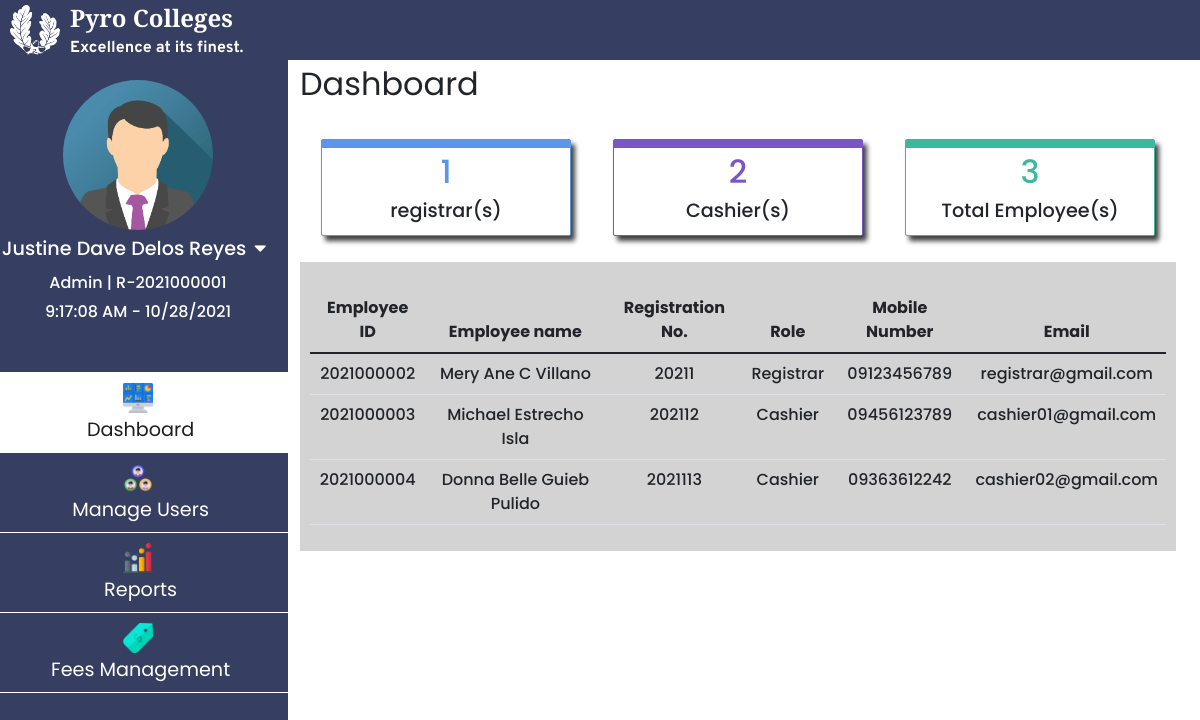
/html/registrar_access.php (signed in), run on the app's committed database.
### tables this page shows
CREATE TABLE `tbl_employee_info` (
  `reg_no` varchar(255) NOT NULL,
  `employee_id` int(20) NOT NULL,
  `role` varchar(20) NOT NULL,
  `firstname` varchar(100) NOT NULL,
  `lastname` varchar(100) NOT NULL,
  `middlename` varchar(100) NOT NULL,
  `sex` varchar(20) NOT NULL,
  `email` varchar(255) NOT NULL,
  `address` longtext NOT NULL,
  `contact_number` varchar(15) NOT NULL,
  `joined_date` varchar(100) NOT NULL
);

### html/registrar_access.php (the view, shortened to what this page needs)
<?php
  require_once '../connection/Config.php';
?>
<!doctype html>
<html lang="en">
  <head>
    <link href="https://cdn.jsdelivr.net/npm/bootstrap@5.1.1/dist/css/bootstrap.min.css" rel="stylesheet">
    <link rel="stylesheet" href="https://pro.fontawesome.com/releases/v5.10.0/css/all.css"/>
    <link rel="stylesheet" type="text/css" href="../css/registrar_access.css?<?php echo time(); ?>" />
    <link rel="stylesheet" href="https://cdnjs.cloudflare.com/ajax/libs/animate.css/4.1.1/animate.min.css"/>
    <link rel="stylesheet" href="https://cdn.linearicons.com/free/1.0.0/icon-font.min.css">
    <link rel="stylesheet" type="text/css" href="https://cdn.datatables.net/v/bs5/dt-1.11.3/b-2.0.1/datatables.min.css"/>
  </head>
  <body>
    <div class="nav__bar">
      <div class="nav__bar_two">
      <img src="../images/logo.png" alt="">
          <div class="nav__bar_two_text">
              <span>Pyro Colleges</span>
              <p>Excellence at its finest.</p>
          </div>
      </div>
    </div>
    <div class="row">
      <div class="col left-tab">
        <div class="upper-left-tab">
            <img src="..\images\registrar_img\sample_registrar_pic.png" alt="">
            <p class="reg__name" style="font-size: 1.2rem;"><?= $_SESSION['fullname'];?><i class="fas fa-caret-down mx-2" onclick="profile_link_show()"></i></p>
            <p class="reg__name" id="roleId"><?= $_SESSION['role'];?> | R-<?= $_SESSION['employeeId'];?></p>
            <p class="reg__name" id="reg-date-time"></p>
        </div>
            <div class="nav flex-column nav-pills pl-2 mt-5 align-middle" id="v-pills-tab" role="tablist" aria-orientation="vertical">
                <a class="nav-link active main__" id="v-pills-dashboard-tab" data-toggle="pill" href="#v-pills-dashboard" role="tab" aria-controls="v-pills-dashboard" aria-selected="true"><img src="../images/icons/dashboard.png" width="30px" height="30px" class="d-block mx-auto mb-1">&nbsp;Dashboard</a>
                <a class="nav-link main__" id="v-pills-manage-users-tab" data-toggle="pill" href="#v-pills-manage-users" role="tab" aria-controls="v-pills-manage-users" aria-selected="false"><img src="../images/icons/manage_users.png" width="30px" height="30px" class="d-block mx-auto mb-1">&nbsp;Manage Users</a>
                <a class="nav-link main__" id="v-pills-reports-tab" data-toggle="pill" href="#v-pills-reports" role="tab" aria-controls="v-pills-reports" aria-selected="false"><img src="../images/icons/reports.png" width="30px" height="30px" class="d-block mx-auto mb-1">&nbsp;Reports</a>
                <a class="nav-link main__" id="v-pills-fees-tab" data-toggle="pill" href="#v-pills-fees" role="tab" aria-controls="v-pills-fees" aria-selected="false"><img src="../images/icons/fees_management.png" width="30px" height="30px" class="d-block mx-auto mb-1">&nbsp;Fees Management</a>
            </div>
        </div>
        <div class="col-sm right-tab">
          <div class="tab-content" id="v-pills-tabContent">
            <div class="tab-pane fade show active" id="v-pills-dashboard" role="tabpanel" aria-labelledby="v-pills-dashboard-tab">
              <p class="title_tab_universal" >Dashboard</p>
            <div class="dashBoardforAdmin">
            <div class="studentCountBoxContainer">
            <div class="employeeCountBox mb-3 d-block mx-auto" id="">
                      <span class="lnr lnr-users text-center py-1"></span>
                    <div class="employeeCounter">
                      <h2>
                        <?php
                          $sql = "SELECT `role`FROM `tbl_employee_info` WHERE `role` = 'Registrar'";
                          $statement = $con->prepare($sql);
                          $statement->execute();
                          $result = $statement->get_result();
                          $count = mysqli_num_rows($result);
                          echo $count;
                        ?>
                      </h2>
                        <h3>
                          registrar(s)
                        </h3>
                    </div>
                  </div>
            <div class="employeeCountBox mb-3 d-block mx-auto" id="">
              <span class="lnr lnr-users text-center py-1"></span>
            <div class="employeeCounter">
              <h2>
                <?php
                  $sql = "SELECT `role`FROM `tbl_employee_info` WHERE `role` = 'Cashier'";
                  $statement = $con->prepare($sql);
                  $statement->execute();
                  $result = $statement->get_result();
                  $count = mysqli_num_rows($result);
                  echo $count;
                ?>
              </h2>
                <h3>
                  Cashier(s)
                </h3>
            </div>
          </div>
          <div class="employeeCountBox mb-3 d-block mx-auto" id="">
            <span class="lnr lnr-users text-center py-1"></span>
          <div class="employeeCounter">
            <h2>
              <?php
                $sql = "SELECT * FROM tbl_employee_info";
                $statement = $con->prepare($sql);
                $statement->execute();
                $result = $statement->get_result();
                $count = mysqli_num_rows($result);
                echo $count;
              ?>
            </h2>
              <h3>
                Total Employee(s)
              </h3>
          </div>
        </div>
        </div>
                  <div class="universal_bg_gray_table">
                     <div class="table__dashboard mt-3" id="table_dashboard_id">
                       <table class="table">
                           <thead class="thead-light">
                             <tr>
                               <th scope="col">Employee ID</th>
                               <th scope="col">Employee name</th>
                               <th scope="col">Registration No.</th>
                               <th scope="col">Role</th>
                               <th scope="col">Mobile Number</th>
                               <th scope="col">Email</th>
                             </tr>
                           </thead>
                           <tbody id="registrarDash">
                           <?php
                            $sql ="SELECT reg_no, employee_id, role, CONCAT(firstname,' ',middlename,' ',lastname) AS fullname,  email, contact_number
                            FROM tbl_employee_info";
                            $stmt = $con->prepare($sql);
                            $stmt->execute();
                            $res = $stmt->get_result();
                            $count = $res->num_rows;
                            ?>
                            <?php
                            if($count > 0){
                            while($data = $res->fetch_assoc()){?>
                            <tr class="text-center">
                                <td><?=$data['employee_id'];?></td>
                                <td><?=$data['fullname'];?></td>
                                <td><?=$data['reg_no'];?></td>
                                <td><?=$data['role'];?></td>
                                <td><?=$data['contact_number'];?></td>
                                <td><?=$data['email'];?></td>
                            </tr>
                            <?php }?>
                            <?php }else{?>
                            <tr>
                                <td><?php echo "No Records"?></td>
                            </tr>
                            <?php }
                            ?>
                           </tbody>
                         </table>
                       </div>
                 </div>
                </div>
          </div>
          </div>
        </div>
    </div>
  </body>
</html>

### css/registrar_access.css (style rules this page uses)
:root { font-size: 16px; --black-color: rgb(31, 29, 28); --white-color: #FFFFFF; --blue-color: #56A8CBFF; --green-color: #3bb9a0; --input-background-color: rgb(194, 207, 219); --font-school-name: 'Zilla Slab', serif; --font-tagline: 'Overpass', sans-serif; }
* { font-family: 'Poppins', sans-serif; margin: 0; padding: 0; box-sizing: border-box; }
.nav__bar { width: 100%; height: 60px; background: #363e61; color: white; display: flex; justify-content: center; flex-direction: column; margin: 0; transition: 300ms ease; position: fixed; z-index: 1000; }
.nav__bar .nav__bar_two img { width: 50px; height: 50px; margin: 0 10px; }
.nav__bar .nav__bar_two { display: flex; align-items: center; }
.nav__bar .nav__bar_two .nav__bar_two_text span { display: block; font-family: var(--font-school-name); font-size: 1.5rem; font-weight: bold; color: var(--white-color); margin-top: 10px; }
.nav__bar .nav__bar_two .nav__bar_two_text p { font-family: var(--font-tagline); color: var(--white-color); font-weight: bold; margin-bottom: 10px; }
.row { width: 100%; }
.left-tab { padding: 0; top: 0; bottom: 0; overflow-y: auto; max-width: 300px; position: fixed; margin-top: 60px; background-color: #363e61; color: var(--white-color); z-index: 999; }
.right-tab { margin-left: 300px; margin-top: 60px; width: 100%; overflow-x: hidden; }
.upper-left-tab { position: relative; }
.upper-left-tab > * { transition: 300ms ease; }
.upper-left-tab img { width: 150px; height: 150px; border-radius: 50%; display: block; margin: 20px auto 5px; }
.reg__name { text-align: center; margin: 0; font-weight: 500; margin-bottom: 5px; }
.reg__name i { cursor: pointer; }
.nav-link.main__ { color: var(--white-color); font-size: 1.2rem; padding: 10px 25px; line-height: 25px; width: 100%; text-align: center; transition: 250ms; border-bottom: 1px solid var(--white-color); border-radius: 0; }
.nav-link.main__:first-child { border-top: 1px solid var(--white-color); }
.nav-link.main__.active { background-color: var(--white-color); color: var(--black-color); }
.title_tab_universal { font-size: 2rem; }
.universal_bg_gray_table { background-color: lightgray; padding: 10px; margin-top: 10px; width: 100%; overflow-x: auto; }
.table { margin-top: 10px; text-align: center; font-weight: 500; }
.studentCountBoxContainer { display: flex; justify-content: center; flex-wrap: wrap; }
.studentCountBox, .employeeCountBox { cursor: pointer; border-radius: 2px; overflow-x: hidden; margin: 0 25px; display: flex; -webkit-box-shadow: 4px 5px 5px 0px rgba(0,0,0,0.75); -moz-box-shadow: 4px 5px 5px 0px rgba(0,0,0,0.75); box-shadow: 4px 5px 5px 0px rgba(0,0,0,0.75); transition: all 150ms ease; width: 250px; margin-top: 15px; }
.studentCountBox:nth-child(1), .employeeCountBox:nth-child(1) { background-color: #5d95e9; border: thin solid #5d95e9; }
.studentCountBox:nth-child(1) h2, .employeeCountBox h2 { color: #5d95e9; }
.studentCountBox:nth-child(2) h2, .employeeCountBox:nth-child(2) h2 { color: #7c55c4; }
.studentCountBox:nth-child(3) h2, .employeeCountBox:nth-child(3) h2 { color: var(--green-color); }
.studentCountBox:nth-child(2), .employeeCountBox:nth-child(2) { background-color: #7c55c4; border: thin solid #7c55c4; }
.studentCountBox:nth-child(3), .employeeCountBox:nth-child(3) { background-color: var(--green-color); border: thin solid var(--green-color); }
.studentCounter, .employeeCounter { background-color: var(--white-color); padding: 5px 10px; width: 100%; }
.studentCounter h2, .employeeCounter h2 { font-size: 2rem; text-align: center; }
.studentCounter h3, .employeeCounter h3 { font-size: 1.2rem; text-align: center; }
.studentCountBox .lnr, .employeeCountBox .lnr { font-size: 3rem; color: white; display: block; margin: auto 10px; }

### data on the page
tbl_employee_info: employee_id "2021000002", fullname "Mery Ane C Villano", reg_no "20211", role "Registrar", contact_number "09123456789", email "registrar@gmail.com"
tbl_employee_info: employee_id "2021000003", fullname "Michael Estrecho Isla", reg_no "202112", role "Cashier", contact_number "09456123789", email "cashier01@gmail.com"
tbl_employee_info: employee_id "2021000004", fullname "Donna Belle Guieb Pulido", reg_no "2021113", role "Cashier", contact_number "09363612242", email "cashier02@gmail.com"

### other printed values
$_SESSION['fullname'] "Justine Dave Delos Reyes"
$_SESSION['role'] "Admin"
$_SESSION['employeeId'] "2021000001"
$count "1"
$count "2"
$count "3"
